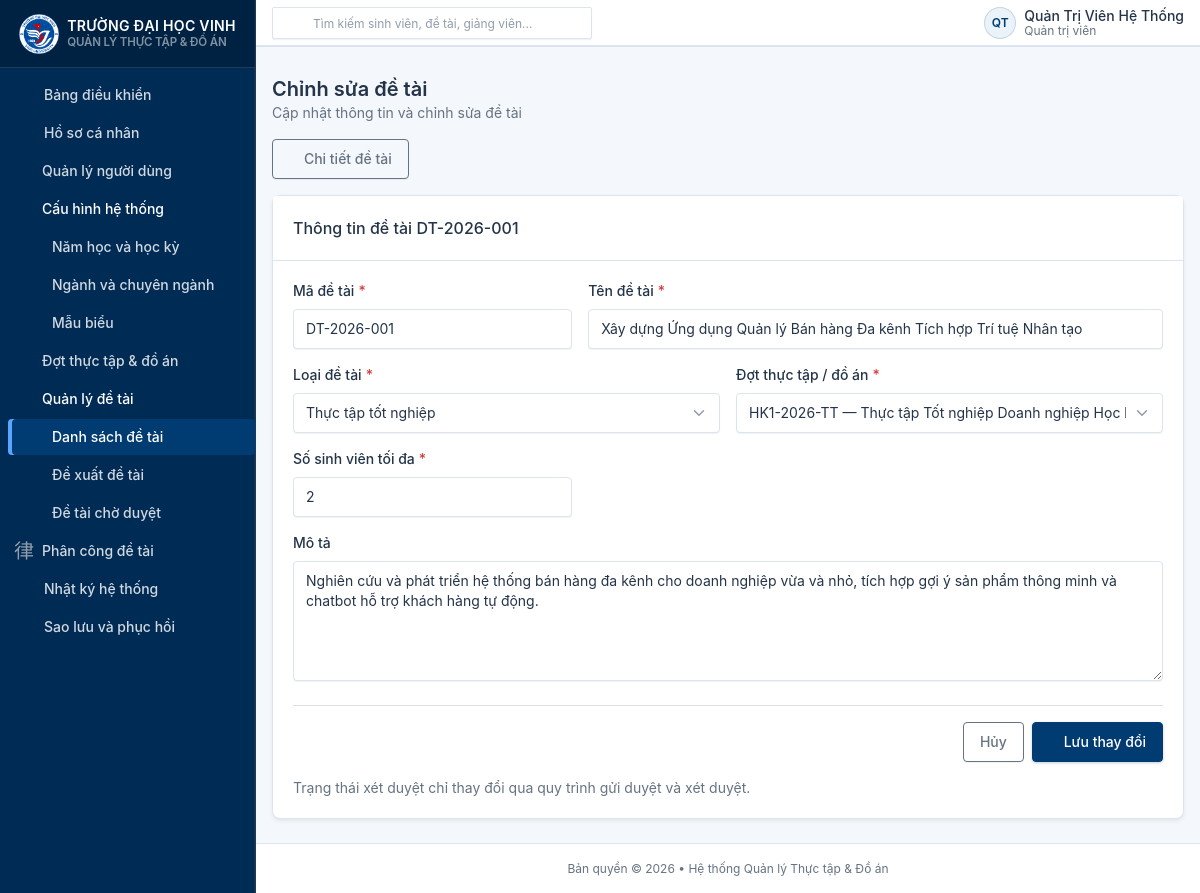
Screenshot of /topics/edit?id=1 (signed in) with the database file from the repository.
### tables this page shows
CREATE TABLE IF NOT EXISTS `topics` (
    `id` INT UNSIGNED AUTO_INCREMENT PRIMARY KEY COMMENT 'Khóa chính tự tăng',
    `code` VARCHAR(50) NOT NULL COMMENT 'Mã đề tài định danh duy nhất (vd: DT-2026-001, DA-2026-002)',
    `name` VARCHAR(255) NOT NULL COMMENT 'Tên hiển thị của đề tài',
    `description` TEXT NULL COMMENT 'Mô tả chi tiết nội dung, mục tiêu, yêu cầu công nghệ của đề tài',
    `type` ENUM('internship', 'graduation_project') NOT NULL COMMENT 'Loại đề tài: Thực tập hoặc Đồ án tốt nghiệp',
    `period_id` INT UNSIGNED NOT NULL COMMENT 'Khóa ngoại tham chiếu đến đợt (internship_periods.id)',
    `proposer_id` INT UNSIGNED NOT NULL COMMENT 'Khóa ngoại tham chiếu đến người đề xuất (users.id)',
    `max_students` INT UNSIGNED NOT NULL DEFAULT 1 COMMENT 'Số lượng sinh viên tối đa có thể tham gia',
    `status` ENUM('draft', 'pending', 'approved', 'rejected') NOT NULL DEFAULT 'draft' COMMENT 'Trạng thái đề tài',
    `created_at` DATETIME NOT NULL DEFAULT CURRENT_TIMESTAMP COMMENT 'Thời điểm tạo đề tài',
    `updated_at` DATETIME NOT NULL DEFAULT CURRENT_TIMESTAMP ON UPDATE CURRENT_TIMESTAMP COMMENT 'Thời điểm cập nhật cuối',

    UNIQUE KEY `uk_topics_code` (`code`),
    INDEX `idx_topics_period_id` (`period_id`),
    INDEX `idx_topics_proposer_id` (`proposer_id`),
    INDEX `idx_topics_status` (`status`),
    INDEX `idx_topics_type` (`type`),
    INDEX `idx_topics_created_at` (`created_at`),

    CONSTRAINT `fk_topics_period` FOREIGN KEY (`period_id`)
        REFERENCES `internship_periods` (`id`) ON UPDATE CASCADE ON DELETE RESTRICT,
    CONSTRAINT `fk_topics_proposer` FOREIGN KEY (`proposer_id`)
        REFERENCES `users` (`id`) ON UPDATE CASCADE ON DELETE RESTRICT
);

CREATE TABLE IF NOT EXISTS `internship_periods` (
    `id` INT UNSIGNED AUTO_INCREMENT PRIMARY KEY COMMENT 'Khóa chính tự tăng',
    `code` VARCHAR(50) NOT NULL COMMENT 'Mã đợt định danh duy nhất (vd: HK1-2026-TT, HK2-2026-DA)',
    `name` VARCHAR(150) NOT NULL COMMENT 'Tên hiển thị của đợt thực tập / đồ án',
    `type` ENUM('internship', 'graduation_project') NOT NULL COMMENT 'Loại đợt: internship (Thực tập) hoặc graduation_project (Đồ án tốt nghiệp)',
    `start_date` DATE NOT NULL COMMENT 'Ngày bắt đầu đợt (YYYY-MM-DD)',
    `end_date` DATE NOT NULL COMMENT 'Ngày kết thúc đợt (YYYY-MM-DD)',
    `status` ENUM('draft', 'active', 'closed') NOT NULL DEFAULT 'draft' COMMENT 'Trạng thái đợt: draft (Nháp/Chưa mở), active (Đang diễn ra), closed (Đã kết thúc/Đóng)',
    `description` TEXT NULL COMMENT 'Mô tả chi tiết, quy định hoặc thông báo cho đợt',
    `created_at` DATETIME NOT NULL DEFAULT CURRENT_TIMESTAMP COMMENT 'Thời điểm tạo bản ghi',
    `updated_at` DATETIME NOT NULL DEFAULT CURRENT_TIMESTAMP ON UPDATE CURRENT_TIMESTAMP COMMENT 'Thời điểm cập nhật cuối',
    UNIQUE KEY `uk_internship_periods_code` (`code`),
    INDEX `idx_internship_periods_status` (`status`),
    INDEX `idx_internship_periods_type` (`type`),
    INDEX `idx_internship_periods_dates` (`start_date`, `end_date`),
    CONSTRAINT `chk_period_dates` CHECK (`end_date` >= `start_date`)
);

### app/Core/Controller.php (called while the page is built, shortened)
<?php
class Controller
{
    protected function render(string $view, array $data = []): void
    {
        $viewPath = dirname(__DIR__) . '/Views/' . str_replace('.', '/', $view) . '.php';
        extract($data);
        require $viewPath;
    }
}

### app/Models/Topic.php (called while the page is built, shortened)
<?php
class Topic
{
    public static function findById(int $id): ?array
    {
        $pdo = Database::getConnection();
        $sql = 'SELECT
                    t.*,
                    p.code AS period_code,
                    p.name AS period_name,
                    p.status AS period_status,
                    p.type AS period_type,
                    u.username AS proposer_username,
                    u.full_name AS proposer_name,
                    u.email AS proposer_email
                FROM `topics` t
                INNER JOIN `internship_periods` p ON t.period_id = p.id
                INNER JOIN `users` u ON t.proposer_id = u.id
                WHERE t.id = :id
                LIMIT 1';
        $stmt = $pdo->prepare($sql);
        $stmt->execute(['id' => $id]);
        $row = $stmt->fetch(PDO::FETCH_ASSOC);
        return $row === false ? null : $row;
    }
}

### app/Models/InternshipPeriod.php (called while the page is built, shortened)
<?php
class InternshipPeriod
{
    public static function all(array $filters = []): array
    {
        $pdo = Database::getConnection();
        $sql = 'SELECT * FROM `internship_periods` WHERE 1=1';
        $params = [];
        $sql .= ' ORDER BY `start_date` DESC, `id` DESC';
        $stmt = $pdo->prepare($sql);
        $stmt->execute($params);
        return $stmt->fetchAll(PDO::FETCH_ASSOC);
    }
}

### app/Views/topics/edit.php (the view, shortened to what this page needs)
<?php
require dirname(__DIR__) . '/layouts/header.php';
$escape = static fn(mixed $value): string => htmlspecialchars(is_scalar($value) ? (string)$value : '', ENT_QUOTES, 'UTF-8');
$old = $old ?? [];
$errors = $errors ?? [];
$periods = $periods ?? [];
$typeLabels = $typeLabels ?? [];
$field = static function (string $name, mixed $fallback = '') use ($old): mixed {
    if (!array_key_exists($name, $old)) {
        return $fallback ?? '';
    }
    return is_scalar($old[$name]) || $old[$name] === null ? $old[$name] : ($fallback ?? '');
};
?>
<div class="container-xl">
    <div class="mb-3"><a class="btn btn-outline-secondary" href="<?= $escape($baseUrl) ?>/topics/detail?id=<?= (int)$topic['id'] ?>">
        <i class="ti ti-arrow-left me-1"></i>Chi tiết đề tài
    </a></div>
    <div class="card shadow-sm">
        <div class="card-header"><h2 class="card-title">Thông tin đề tài <?= $escape($topic['code']) ?></h2></div>
        <div class="card-body">
            <form action="<?= $escape($baseUrl) ?>/topics/update" method="POST">
                <div class="row g-3">
                    <div class="col-12 col-md-4">
                        <label class="form-label required" for="code">Mã đề tài</label>
                        <input class="form-control<?= isset($errors['code']) ? ' is-invalid' : '' ?>" id="code" name="code"
                               maxlength="50" required value="<?= $escape($field('code', $topic['code'])) ?>">
                    </div>
                    <div class="col-12 col-md-8">
                        <label class="form-label required" for="name">Tên đề tài</label>
                        <input class="form-control<?= isset($errors['name']) ? ' is-invalid' : '' ?>" id="name" name="name"
                               maxlength="255" minlength="5" required value="<?= $escape($field('name', $topic['name'])) ?>">
                    </div>
                    <div class="col-12 col-md-6">
                        <label class="form-label required" for="type">Loại đề tài</label>
                        <select class="form-select<?= isset($errors['type']) ? ' is-invalid' : '' ?>" id="type" name="type" required>
                            <?php foreach ($typeLabels as $key => $label): ?>
                                <option value="<?= $escape($key) ?>" <?= $field('type', $topic['type']) === $key ? 'selected' : '' ?>>
                                    <?= $escape($label) ?>
                                </option>
                            <?php endforeach; ?>
                        </select>
                    </div>
                    <div class="col-12 col-md-6">
                        <label class="form-label required" for="period_id">Đợt thực tập / đồ án</label>
                        <select class="form-select<?= isset($errors['period_id']) ? ' is-invalid' : '' ?>" id="period_id" name="period_id" required>
                            <?php foreach ($periods as $period): ?>
                                <option value="<?= (int)$period['id'] ?>" <?= (string)$field('period_id', $topic['period_id']) === (string)$period['id'] ? 'selected' : '' ?>>
                                    <?= $escape($period['code'] . ' — ' . $period['name']) ?>
                                </option>
                            <?php endforeach; ?>
                        </select>
                    </div>
                    <div class="col-12 col-md-4">
                        <label class="form-label required" for="max_students">Số sinh viên tối đa</label>
                        <input class="form-control<?= isset($errors['max_students']) ? ' is-invalid' : '' ?>" id="max_students"
                               name="max_students" type="number" min="1" max="10" required
                               value="<?= $escape($field('max_students', $topic['max_students'])) ?>">
                    </div>
                    <div class="col-12">
                        <label class="form-label" for="description">Mô tả</label>
                        <textarea class="form-control" id="description" name="description" rows="5"><?= $escape($field('description', $topic['description'])) ?></textarea>
                    </div>
                </div>
                <div class="d-flex flex-column flex-sm-row justify-content-end gap-2 mt-4 pt-3 border-top">
                    <a class="btn btn-outline-secondary" href="<?= $escape($baseUrl) ?>/topics/detail?id=<?= (int)$topic['id'] ?>">Hủy</a>
                    <button class="btn btn-primary" type="submit"><i class="ti ti-device-floppy me-1"></i>Lưu thay đổi</button>
                </div>
                <p class="form-hint mt-3 mb-0">Trạng thái xét duyệt chỉ thay đổi qua quy trình gửi duyệt và xét duyệt.</p>
            </form>
        </div>
    </div>
</div>
<?php require dirname(__DIR__) . '/layouts/footer.php'; ?>

### public/assets/css/vinhuni-theme.css (style rules this page uses)
:root { --vinhuni-primary: #003B71; --vinhuni-primary-dark: #002B55; --vinhuni-primary-hover: #1769AA; --vinhuni-primary-light: #EAF2FA; --vinhuni-bg: #F4F7FB; --vinhuni-surface: #FFFFFF; --vinhuni-text: #243449; --vinhuni-border: #DCE5EF; --tblr-primary: #003B71; --tblr-primary-rgb: 0, 59, 113; --tblr-primary-fg: #ffffff; --tblr-primary-dark: #002B55; --tblr-primary-hover: #1769AA; --tblr-primary-lt: #EAF2FA; --tblr-body-bg: #F4F7FB; --tblr-body-color: #243449; --tblr-border-color: #DCE5EF; --tblr-link-color: #003B71; --tblr-link-hover-color: #1769AA; }
body, .page, .page-wrapper { background-color: var(--vinhuni-bg) !important; color: var(--vinhuni-text); }
a { color: var(--vinhuni-primary); text-decoration: none; transition: color 0.15s ease-in-out; }
.btn-primary { background-color: var(--vinhuni-primary) !important; border-color: var(--vinhuni-primary) !important; color: #ffffff !important; box-shadow: 0 1px 3px rgba(0, 59, 113, 0.25); transition: all 0.15s ease-in-out; }
.card { background-color: var(--vinhuni-surface) !important; border: 1px solid var(--vinhuni-border) !important; box-shadow: 0 1px 3px rgba(36, 52, 73, 0.05); border-radius: 8px; }
.card-header { background-color: #ffffff; border-bottom: 1px solid var(--vinhuni-border); }

### app/Views/layouts/header.php (style rules this page uses)
:root { --tblr-font-sans-serif: -apple-system, BlinkMacSystemFont, "Segoe UI", Roboto, Helvetica, Arial, sans-serif; }
body { overflow-x: hidden; }

### rows the page displays
topics: code "DT-2026-001", name "Xây dựng Ứng dụng Quản lý Bán hàng Đa kênh Tích hợp Trí tuệ Nhân tạo", type "Thực tập tốt nghiệp", period_id "HK1-2026-TT — Thực tập Tốt nghiệp Doanh nghiệp Học kỳ 1 Năm 2026", max_students "2", description "Nghiên cứu và phát triển hệ thống bán hàng đa kênh cho doanh nghiệp vừa và nhỏ, tích hợp gợi ý sản phẩm thông minh và chatbot hỗ trợ khách hàng tự động."

### other values shown
$title "Năm học và học kỳ Ngành và chuyên ngành Mẫu biểu Nhật ký hệ thống Sao lưu và phục hồi"
$escape($headerInitials) "QT"
$escape($currentFullName) "Quản Trị Viên Hệ Thống"
$escape($displayRole) "Quản trị viên"
$escape($pageHeading) "Chỉnh sửa đề tài"
$escape($pageDescription) "Cập nhật thông tin và chỉnh sửa đề tài"
